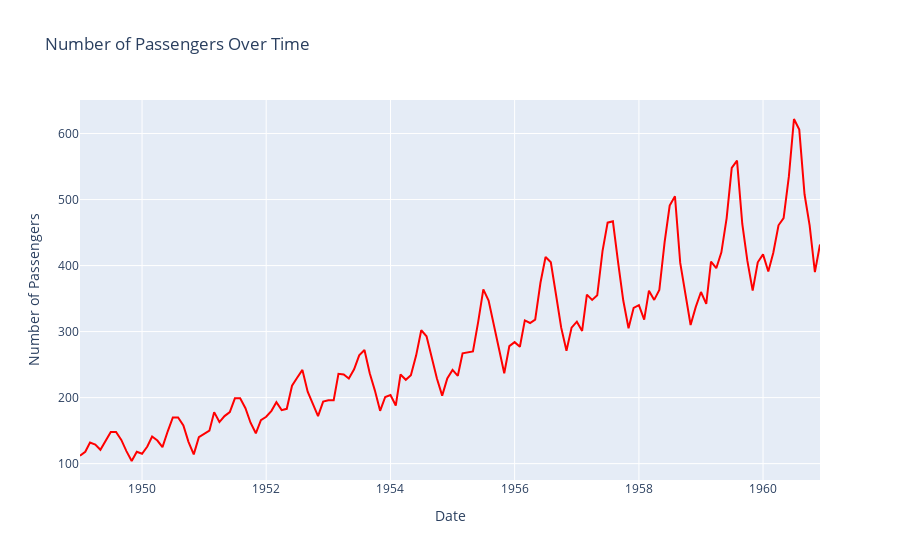

The code cell stored with this chart in its notebook:
### Code cell
# plot the data using sns
sns.set(rc={'figure.figsize':(15, 5)}) # set the figure size
sns.lineplot(x = "Date", y = "Number of Passengers",  data = df)
# set the labels
plt.xlabel("Date")
plt.ylabel("Number of Passengers")
plt.title("Number of Passengers Over Time")
#rotate x-axis ticks
plt.xticks(rotation=90, fontsize=6)

# make same plot using plotly
import plotly.express as px
fig = px.line(df, x="Date", y="Number of Passengers", title='Number of Passengers Over Time')
# change color of line
fig.update_traces(line_color='red')
fig.show()

### Figure 1 — Plotly figure (JSON) as saved in the notebook; plotly's stock layout.template omitted (floating-point values rounded to 4 significant figures; data arrays with more than 128 entries replaced by an {"elided": "..."} marker saying what was removed)
{"data": [{"hovertemplate": "Date=%{x}<br>Number of Passengers=%{y}<extra></extra>", "legendgroup": "", "line": {"color": "red", "dash": "solid"}, "marker": {"symbol": "circle"}, "mode": "lines", "name": "", "orientation": "v", "showlegend": false, "type": "scatter", "x": {"elided": "144 str values"}, "xaxis": "x", "y": {"elided": "144 int values"}, "yaxis": "y"}], "layout": {"legend": {"tracegroupgap": 0}, "title": {"text": "Number of Passengers Over Time"}, "xaxis": {"anchor": "y", "domain": [0, 1], "title": {"text": "Date"}}, "yaxis": {"anchor": "x", "domain": [0, 1], "title": {"text": "Number of Passengers"}}}}
